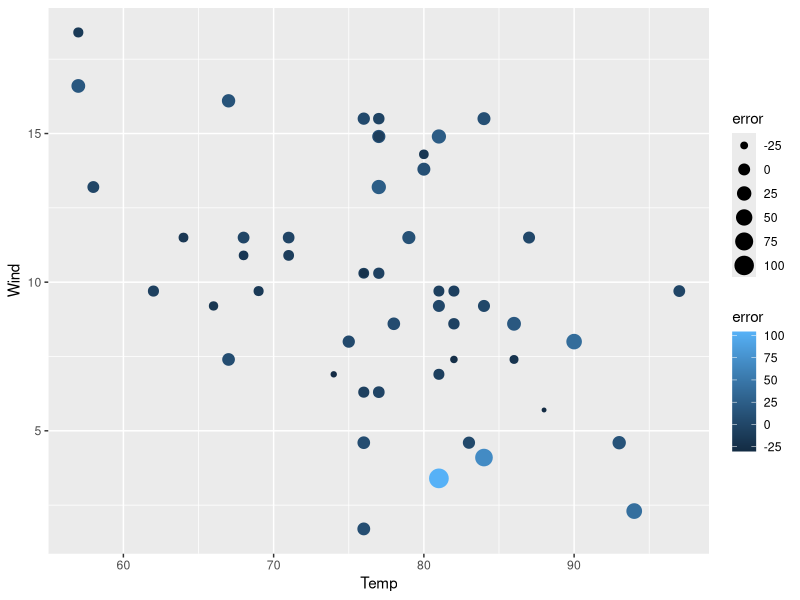
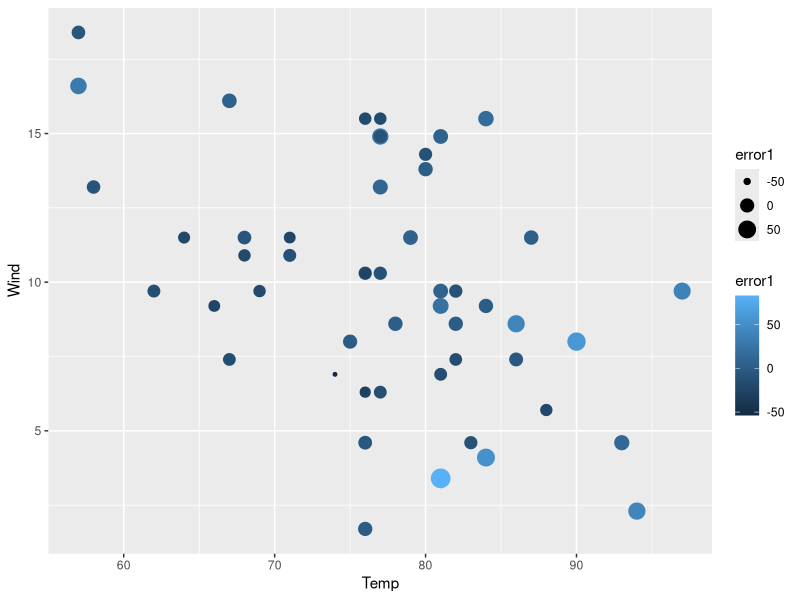
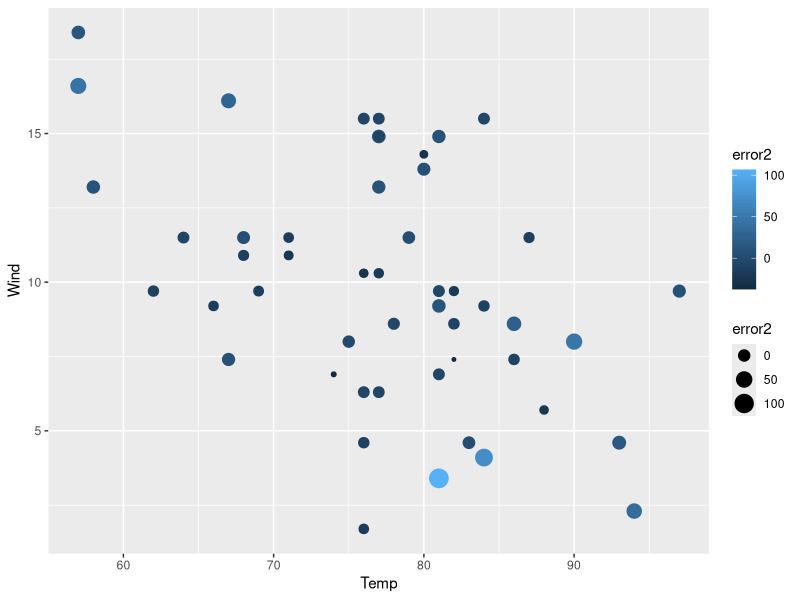
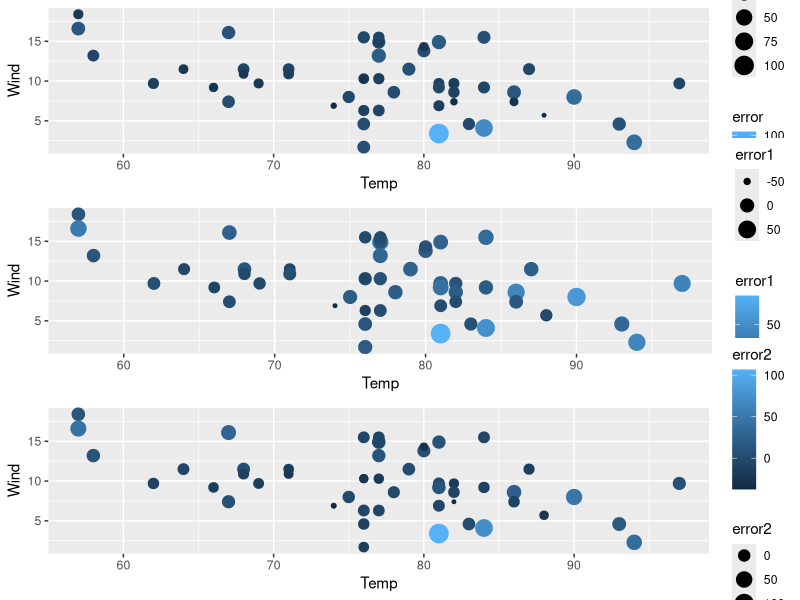

Generate these figures, in order, with R: (Note: this script raises an error after producing the figures.)
# Homework 10 - Submitted by Manan Shah on November 15, 2017.
# Portions of this code came from Introduction to Data Science.
# But the comments are all original.

# Name: Manan Shah
# SUID: 205981068
# IST 687 - Lab Section 4
# Due Date: November 16,2017
# Submission Date: November 15, 2017

#Installing the required packages.
install.packages("e1071")
library("e1071")
install.packages("kernlab")
library("kernlab")
install.packages("gridExtra")
library(gridExtra)
install.packages("ggplot2")
library("ggplot2")

##################################################
# Step 1: Load the Data
##################################################

#Copying the dataset.
air<-airquality

#Removing NAs.
for(i in 1:ncol(air)){
  air[is.na(air[,i]),i] <- mean(air[,i], na.rm = TRUE)
}

air

##################################################
# Step 2: Creating Tran and Test Data Sets
##################################################

#Creating random index and cut point at 2/3rd of the data set.
randIndex <- sample(1:dim(air)[1])
cutPoint2_3 <-floor(2*dim(air)[1]/3)

#Creating training and testing data set.
trainData <- air[randIndex[1:cutPoint2_3],]
testData <- air[randIndex[(cutPoint2_3+1):dim(air)[1]],]
head(trainData)

#################################################################
# Step 3: Build a Model Using KSVM and Visualize the Results
#################################################################

#Using KSVM to build a model.
model.ksvm <- ksvm(Ozone ~ . , data=trainData)
PredictY<- predict(model.ksvm, testData)

#Computing RMSE.
error <- testData$Ozone - PredictY
sqrt(mean(error^2))

#Plotting results using a scatter plot.
g1 <- ggplot(testData, aes(x=Temp, y=Wind)) + geom_point(aes(size = error, color=error)) 
g1

#Using SVM to build a model.
model.svm <- svm(Ozone ~ Solar.R+Wind , data=trainData)
PredictY2<- predict(model.svm, testData)

#Computing RMSE.
error1 <- testData$Ozone - PredictY2
sqrt(mean(error1^2))

#Plotting results using a scatter plot.
g2 <- ggplot(testData, aes(x=Temp, y=Wind)) + geom_point(aes(size = error1, color=error1)) 
g2

#Using lm to build a model.
model.lm <- lm(formula = Ozone~Wind+Temp, data = trainData)
PredictY3 <- predict(model.lm, testData, type="response")
error2 <- testData$Ozone - PredictY3

#Computing RMSE.
sqrt(mean(error2^2))

#Plotting results using a scatter plot.
g3 = ggplot(data = testData, aes(x=Temp,y=Wind)) + geom_point(aes(size=error2, color = error2)) 
g3

#Showing all the charts using grid.arrange function.
grid.arrange(g1,g2,g3)

##################################################
# Step 4: Creating a 'goodOzone' Variable
##################################################

#Calculating mean Ozone.
meanOzone <- mean(air$Ozone)
meanOzone 

#Adding a column for the above variable in the air quality data set.
for ( i in 1:length(air$Ozone))
{
  if( air[i,1] < meanOzone )
  {
    air[i,7] = '0'
  }
  else
  {
    air[i,7] = '1'
  }
}

##################################################
# Step 5: Predicting Good and Bad Days
##################################################

#Performing step 1 to step 3 again.

#Step 1
newair=air

#Step 2
randIndex1 <- sample(1:dim(newair)[1])
CutPoint2_3 <-floor(2*dim(newair)[1]/3)

trainData2 <- newair[randIndex1[1:cutPoint2_3],]
testData2 <- newair[randIndex[(CutPoint2_3+1):dim(newair)[1]],]
head(trainData2)

#Using KSVM Model
model.ksvm2 <- ksvm(V7 ~ .,trainData2)
predictGO <- predict(model.ksvm2, testData2)
summary(predictGO)
str(predictGO)

errorGO <- as.numeric(testData2$V7)-as.numeric(predictGO)
sqrt(mean(errorGO^2))
predictGO

g4 <- ggplot(data = testData2, aes(x=Temp,y=Wind)) + geom_point(aes(size=errorGO,shape = predictGO, color = testData2$V7))
g4

#Calculating the accuracy of prediction of KSVM.
results <- table(predictGO, testData2$V7)
print(results)
percentCorrect <- (results[1,1]+results[2,2])/(results[1,1]+results[1,2]+results[2,1]+results[2,2])*100
percentCorrect

#Using SVM Model.
model.svm2 <- svm(V7 ~ ., trainData2, type = "C-classification")
predictGO1 <- predict(model.svm2, testData2)
summary(predictGO1)

errorGO1 <- as.numeric(testData2$V7) - as.numeric(predictGO1)
sqrt(mean(errorGO1^2))

g5 = ggplot(data = testData2, aes(x=Temp,y=Wind)) + geom_point(aes(size=errorGO1,shape = predictGO1, color = testData2$V7))
g5

#Calculating the accuracy of prediction of SVM.
results2 <- table(predictGO1, testData2$V7)
print(results2)
percentCorrect2 <- (results2[1,1]+results2[2,2])/(results2[1,1]+results2[1,2]+results2[2,1]+results2[2,2])*100
percentCorrect2

#Using Naive Bayes Model
model.nb <- naiveBayes(as.factor(V7) ~ ., trainData2)
predictNB <- predict(model.nb, testData2)
str(predictNB)
summary(predictNB)

errorNB <- as.numeric(testData2$V7) - as.numeric(predictNB)
sqrt(mean(errorNB^2))

#Calculating the accuracy of prediction of Naive Bayes.
results3 <- table(predictNB, testData2$V7)
print(results3)
percentCorrect3 <- (results3[1,1]+results3[2,2])/(results3[1,1]+results3[1,2]+results3[2,1]+results3[2,2])*100
percentCorrect3

#Showing all three results in one window.
g6 = ggplot(data = testData2, aes(x=Temp,y=Wind)) + geom_point(aes(size=errorNB,shape = predictNB, col = testData2$V7))
grid.arrange(g4,g5,g6)

##################################################
# Step 6: Best Model
##################################################

#Naive Bayes seems like the best model, according to me.
#Naive Bayes gave 1.009 as RMSE, KSVM and SVM gave more RMSE.
#Therefore, the error rate of Naive Bayes is comparitively less.
#This makes Naive Bayes better than other algorithms in this example.
